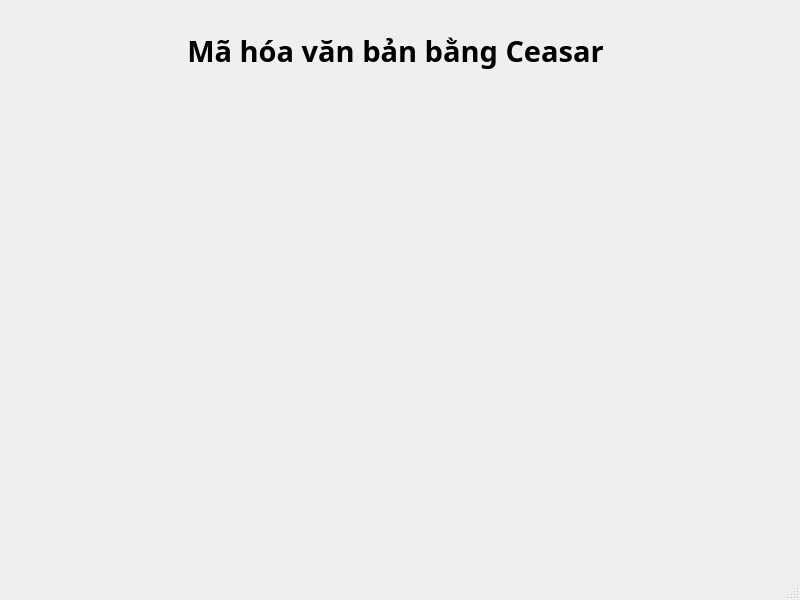
<?xml version="1.0" encoding="UTF-8"?>
<ui version="4.0">
 <class>MainWindow</class>
 <widget class="QMainWindow" name="MainWindow">
  <property name="geometry">
   <rect>
    <x>0</x>
    <y>0</y>
    <width>800</width>
    <height>600</height>
   </rect>
  </property>
  <property name="windowTitle">
   <string>MainWindow</string>
  </property>
  <widget class="QWidget" name="centralwidget">
   <widget class="QLabel" name="label">
    <property name="geometry">
     <rect>
      <x>140</x>
      <y>0</y>
      <width>511</width>
      <height>101</height>
     </rect>
    </property>
    <property name="font">
     <font>
      <family>Sitka Heading Semibold</family>
      <pointsize>22</pointsize>
      <weight>75</weight>
      <bold>true</bold>
     </font>
    </property>
    <property name="text">
     <string>Mã hóa văn bản bằng Ceasar</string>
    </property>
    <property name="alignment">
     <set>Qt::AlignCenter</set>
    </property>
   </widget>
  </widget>
  <widget class="QMenuBar" name="menubar">
   <property name="geometry">
    <rect>
     <x>0</x>
     <y>0</y>
     <width>800</width>
     <height>26</height>
    </rect>
   </property>
  </widget>
  <widget class="QStatusBar" name="statusbar"/>
 </widget>
 <resources/>
 <connections/>
</ui>
